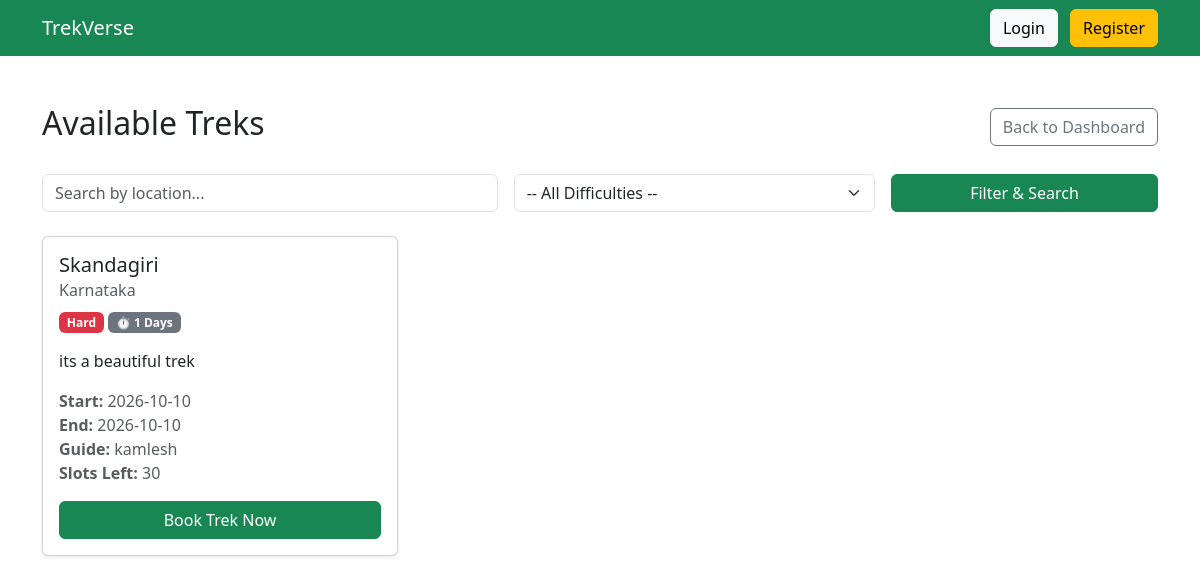
The page /user/user_treks (signed in) on the database its author committed.
### models.py (models this page shows)
class Trek(db.Model):
    __tablename__ = "treks"
    id = db.Column(db.Integer, primary_key=True)
    name = db.Column(db.String(100), nullable=False)
    location = db.Column(db.String(100), nullable=False)
    difficulty = db.Column(db.String(20), nullable=False)
    duration = db.Column(db.Integer, nullable=False)
    available_slots = db.Column(db.Integer, nullable=False)
    status = db.Column(db.String(20), default="Pending")
    start_date = db.Column(db.Date)
    end_date = db.Column(db.Date)
    description = db.Column(db.Text)
    staff_id = db.Column(
        db.Integer,
        db.ForeignKey("users.id")
    )
    created_at = db.Column(
        db.DateTime,
        default=datetime.utcnow
    )
    bookings = db.relationship(
        "Booking",
        backref="trek",
        lazy=True
    )

class User(db.Model):
    __tablename__ = "users"
    id = db.Column(db.Integer, primary_key=True)
    name = db.Column(db.String(100), nullable=False)
    email = db.Column(db.String(120), unique=True, nullable=False)
    password = db.Column(db.String(255), nullable=False)
    phone = db.Column(db.String(15))
    role = db.Column(db.String(20), nullable=False)
    approved = db.Column(db.Boolean, default=False)
    blacklisted = db.Column(db.Boolean, default=False)
    experience_years = db.Column(db.Integer, default=0)
    skills = db.Column(db.String(255), default="")
    bio = db.Column(db.Text, default="")
    created_at = db.Column(db.DateTime, default=datetime.utcnow)
    managed_treks = db.relationship(
        "Trek",
        backref="staff",
        lazy=True
    )
    bookings = db.relationship(
        "Booking",
        backref="user",
        lazy=True
    )

### routes.py (the view)
    @app.route("/user/user_treks")
    def user_treks():
        if "user_id" not in session or session["role"] != "user":
            return "Access Denied"
        location = request.args.get("location", "")
        difficulty = request.args.get("difficulty", "")
        query = Trek.query.filter_by(status="Open")
        if location:
            query = query.filter(Trek.location.like(f"%{location}%"))
        if difficulty:
            query = query.filter_by(difficulty=difficulty)
        treks = query.all()
        bookings = Booking.query.filter_by(user_id=session["user_id"], status="Booked").all()
        booked_trek_ids = {b.trek_id for b in bookings}
        return render_template("user/user_treks.html", treks=treks, location=location, difficulty=difficulty, booked_trek_ids=booked_trek_ids)

### templates/user/user_treks.html (shortened to what this page needs)
{% extends "base.html" %}
{% block content %}
<div class="d-flex justify-content-between align-items-center mb-4">
    <h2>Available Treks</h2>
    <a href="/user/dashboard" class="btn btn-outline-secondary">Back to Dashboard</a>
</div>
<form method="GET" action="/user/user_treks" class="row g-3 mb-4">
    <div class="col-md-5">
        <input type="text" name="location" class="form-control" placeholder="Search by location..." value="{{ location or '' }}">
    </div>
    <div class="col-md-4">
        <select name="difficulty" class="form-select">
            <option value="">-- All Difficulties --</option>
        </select>
    </div>
    <div class="col-md-3">
        <button type="submit" class="btn btn-success w-100">Filter & Search</button>
    </div>
</form>
<div class="row row-cols-1 row-cols-md-2 row-cols-lg-3 g-4">
    {% for trek in treks %}
    <div class="col">
        <div class="card h-100 shadow-sm">
            <div class="card-body d-flex flex-column">
                <h5 class="card-title">{{ trek.name }}</h5>
                <h6 class="card-subtitle mb-2 text-muted"> {{ trek.location }}</h6>
                <div class="mb-3">
                    <span class="badge {% if trek.difficulty == 'Easy' %}bg-info{% elif trek.difficulty == 'Medium' %}bg-warning text-dark{% else %}bg-danger{% endif %}">
                        {{ trek.difficulty }}
                    </span>
                    <span class="badge bg-secondary">⏱ {{ trek.duration }} Days</span>
                </div>
                <p class="card-text text-truncate">{{ trek.description or 'No description provided.' }}</p>
                <ul class="list-unstyled mt-auto mb-3 text-muted">
                    <li><strong>Start:</strong> {{ trek.start_date.strftime('%Y-%m-%d') if trek.start_date else 'N/A' }}</li>
                    <li> <strong>End:</strong> {{ trek.end_date.strftime('%Y-%m-%d') if trek.end_date else 'N/A' }}</li>
                    <li> <strong>Guide:</strong> {{ trek.staff.name if trek.staff else 'TBA' }}</li>
                    <li> <strong>Slots Left:</strong> {{ trek.available_slots }}</li>
                </ul>
                {% set is_booked = trek.id in booked_trek_ids %}
                {% if is_booked %}
                <button class="btn btn-secondary w-100" disabled>Already Booked</button>
                {% elif trek.available_slots <= 0 %}
                <button class="btn btn-danger w-100" disabled>Fully Booked</button>
                {% else %}
                <form action="/user/book/{{ trek.id }}" method="POST">
                    <button type="submit" class="btn btn-success w-100">Book Trek Now</button>
                </form>
                {% endif %}
            </div>
        </div>
    </div>
    {% else %}
    <div class="col-12 text-center py-5">
        <p class="lead text-muted">No available open treks match your search criteria.</p>
    </div>
    {% endfor %}
</div>
{% endblock %}

### rows shown on the page
Trek: name "Skandagiri", location "Karnataka", difficulty "Hard", duration "1", description "its a beautiful trek", start_date "2026-10-10", end_date "2026-10-10", staff "kamlesh", available_slots "30"
